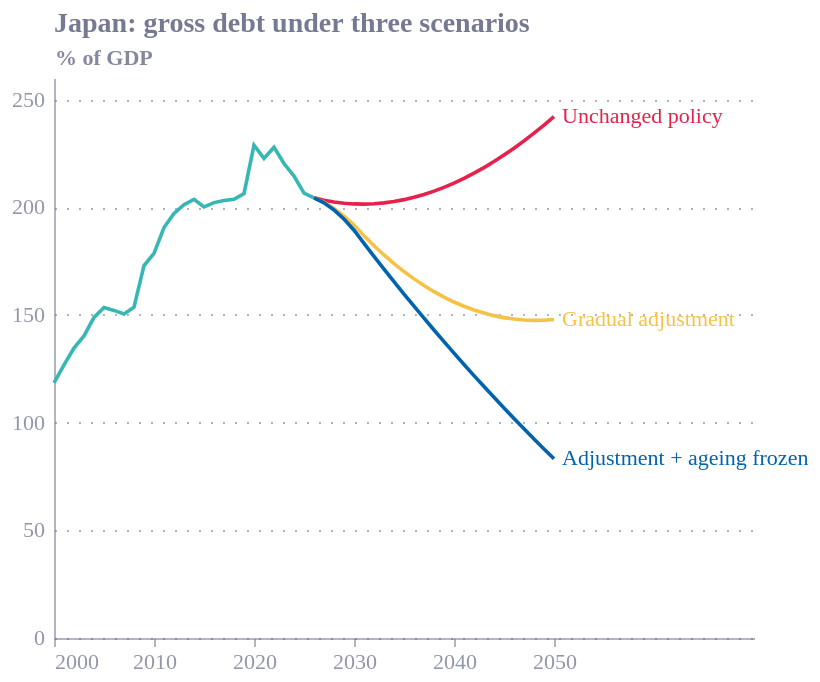

The specification (Vega-Lite) saved for this image:
### Vega-Lite specification from a JSON file in a GitHub repository (floating-point values rounded to 4 significant figures)
{"config": {"font": "Circular Std", "text": {"color": "#676A86", "align": "left", "baseline": "middle", "dx": 7, "dy": 0, "fontSize": 11}, "view": {"stroke": null, "continuousWidth": 400, "continuousHeight": 300, "discreteWidth": 400, "discreteHeight": 300}, "range": {"category": ["#36B7B4", "#E6224B", "#F4C245", "#0063AF", "#00A767", "#179FDB", "#EB5C2E"], "diverging": ["#E6224B", "#E54753", "#C9C9C9", "#179FDB", "#122B39"], "heatmap": ["#C9C9C9", "#179FDB", "#0063AF", "#122B39"], "ordinal": ["#00A767", "#36B7B4", "#179FDB", "#0063AF", "#243B5A"]}, "bar": {"color": "#179fdb"}, "line": {"color": "#e6224b"}, "rule": {"color": "#676A86"}, "area": {"opacity": 0.3}, "point": {"filled": true, "size": 80, "color": "#e6224b", "opacity": 0.95}, "geoshape": {"stroke": "white", "strokeWidth": 0.3}, "rect": {"fill": "#d6d4d4", "opacity": 0.3}, "axis": {"labelColor": "#676A86", "labelFontSize": 11, "labelFont": "Circular Std", "labelOpacity": 0.7, "tickColor": "#676A86", "tickOpacity": 0.5, "domainColor": "#676A86", "domainOpacity": 0.5, "gridColor": "#676A86", "gridDash": [2, 2], "gridOpacity": 0.5, "title": null, "titleColor": "#676A86", "titleOpacity": 0.8, "tickSize": 4}, "axisXDiscrete": {"grid": false, "labelAngle": 0, "tickCount": 10, "tickOpacity": 0.5, "title": null}, "axisYDiscrete": {"ticks": false, "labelPadding": 5}, "axisXTemporal": {"grid": false, "ticks": true}, "axisXQuantitative": {"grid": true}, "axisYQuantitative": {"gridColor": "#676A86", "gridDash": [1, 5], "gridOpacity": 0.5, "ticks": false, "labelPadding": 5, "tickCount": 8, "titleAngle": 0, "titleAlign": "left", "titleBaseline": "bottom", "titleX": 0, "titleY": -5}, "title": {"color": "#676A86E6", "subtitleColor": "#676A86", "font": "Circular Std", "subtitleFont": "Circular Std", "anchor": "start", "fontSize": 14, "subtitleFontSize": 12, "subtitlePadding": 4, "offset": 0, "frame": "group"}, "legend": {"titleColor": "#122b39", "title": null, "labelColor": "#122b39", "labelFontSize": 11}}, "layer": [{"data": {"name": "data-d21e017a2d4cf52fc02228a3f3468b98"}, "mark": {"type": "line", "strokeWidth": 1.8}, "encoding": {"color": {"field": "series", "legend": null, "sort": ["Outturn", "Unchanged policy", "Gradual adjustment", "Adjustment + ageing frozen"], "type": "nominal"}, "x": {"axis": {"format": "d", "grid": false, "values": [2000, 2010, 2020, 2030, 2040, 2050]}, "field": "year", "scale": {"domain": [2000, 2070], "zero": false}, "title": null, "type": "quantitative"}, "y": {"field": "v", "title": "% of GDP", "type": "quantitative"}}}, {"data": {"name": "data-8487d8d8be622c54530165bd9eed0ee2"}, "mark": {"type": "text", "align": "left", "dx": 4, "fontSize": 11}, "encoding": {"color": {"field": "series", "legend": null, "sort": ["Outturn", "Unchanged policy", "Gradual adjustment", "Adjustment + ageing frozen"], "type": "nominal"}, "text": {"field": "series", "type": "nominal"}, "x": {"field": "year", "scale": {"domain": [2000, 2070], "zero": false}, "type": "quantitative"}, "y": {"field": "ylab", "type": "quantitative"}}}], "height": 280, "title": "Japan: gross debt under three scenarios", "width": 350, "$schema": "https://vega.github.io/schema/vega-lite/v6.4.1.json", "datasets": {"data-d21e017a2d4cf52fc02228a3f3468b98": [{"year": 2000, "v": 118.5, "series": "Outturn"}, {"year": 2001, "v": 126.8, "series": "Outturn"}, {"year": 2002, "v": 134.6, "series": "Outturn"}, {"year": 2003, "v": 140.2, "series": "Outturn"}, {"year": 2004, "v": 148.8, "series": "Outturn"}, {"year": 2005, "v": 153.4, "series": "Outturn"}, {"year": 2006, "v": 152.1, "series": "Outturn"}, {"year": 2007, "v": 150.4, "series": "Outturn"}, {"year": 2008, "v": 153.6, "series": "Outturn"}, {"year": 2009, "v": 172.9, "series": "Outturn"}, {"year": 2010, "v": 178.6, "series": "Outturn"}, {"year": 2011, "v": 190.6, "series": "Outturn"}, {"year": 2012, "v": 197.1, "series": "Outturn"}, {"year": 2013, "v": 201.2, "series": "Outturn"}, {"year": 2014, "v": 203.6, "series": "Outturn"}, {"year": 2015, "v": 200.1, "series": "Outturn"}, {"year": 2016, "v": 202.1, "series": "Outturn"}, {"year": 2017, "v": 203.1, "series": "Outturn"}, {"year": 2018, "v": 203.7, "series": "Outturn"}, {"year": 2019, "v": 206.3, "series": "Outturn"}, {"year": 2020, "v": 228.8, "series": "Outturn"}, {"year": 2021, "v": 222.7, "series": "Outturn"}, {"year": 2022, "v": 227.8, "series": "Outturn"}, {"year": 2023, "v": 220.3, "series": "Outturn"}, {"year": 2024, "v": 214.5, "series": "Outturn"}, {"year": 2025, "v": 206.5, "series": "Outturn"}, {"year": 2026, "v": 204.4, "series": "Outturn"}, {"year": 2026, "v": 204.4, "series": "Unchanged policy"}, {"year": 2027, "v": 203.3, "series": "Unchanged policy"}, {"year": 2028, "v": 202.4, "series": "Unchanged policy"}, {"year": 2029, "v": 201.9, "series": "Unchanged policy"}, {"year": 2030, "v": 201.5, "series": "Unchanged policy"}, {"year": 2031, "v": 201.5, "series": "Unchanged policy"}, {"year": 2032, "v": 201.6, "series": "Unchanged policy"}, {"year": 2033, "v": 202.0, "series": "Unchanged policy"}, {"year": 2034, "v": 202.7, "series": "Unchanged policy"}, {"year": 2035, "v": 203.5, "series": "Unchanged policy"}, {"year": 2036, "v": 204.6, "series": "Unchanged policy"}, {"year": 2037, "v": 205.9, "series": "Unchanged policy"}, {"year": 2038, "v": 207.5, "series": "Unchanged policy"}, {"year": 2039, "v": 209.2, "series": "Unchanged policy"}, {"year": 2040, "v": 211.2, "series": "Unchanged policy"}, {"year": 2041, "v": 213.4, "series": "Unchanged policy"}, {"year": 2042, "v": 215.8, "series": "Unchanged policy"}, {"year": 2043, "v": 218.4, "series": "Unchanged policy"}, {"year": 2044, "v": 221.2, "series": "Unchanged policy"}, {"year": 2045, "v": 224.2, "series": "Unchanged policy"}, {"year": 2046, "v": 227.4, "series": "Unchanged policy"}, {"year": 2047, "v": 230.8, "series": "Unchanged policy"}, {"year": 2048, "v": 234.4, "series": "Unchanged policy"}, {"year": 2049, "v": 238.2, "series": "Unchanged policy"}, {"year": 2050, "v": 242.1, "series": "Unchanged policy"}, {"year": 2026, "v": 204.4, "series": "Gradual adjustment"}, {"year": 2027, "v": 202.3, "series": "Gradual adjustment"}, {"year": 2028, "v": 199.5, "series": "Gradual adjustment"}, {"year": 2029, "v": 195.9, "series": "Gradual adjustment"}, {"year": 2030, "v": 191.7, "series": "Gradual adjustment"}, {"year": 2031, "v": 186.8, "series": "Gradual adjustment"}, {"year": 2032, "v": 182.1, "series": "Gradual adjustment"}, {"year": 2033, "v": 177.8, "series": "Gradual adjustment"}, {"year": 2034, "v": 173.8, "series": "Gradual adjustment"}, {"year": 2035, "v": 170.1, "series": "Gradual adjustment"}, {"year": 2036, "v": 166.7, "series": "Gradual adjustment"}, {"year": 2037, "v": 163.6, "series": "Gradual adjustment"}, {"year": 2038, "v": 160.8, "series": "Gradual adjustment"}, {"year": 2039, "v": 158.3, "series": "Gradual adjustment"}, {"year": 2040, "v": 156.0, "series": "Gradual adjustment"}, {"year": 2041, "v": 154.0, "series": "Gradual adjustment"}, {"year": 2042, "v": 152.3, "series": "Gradual adjustment"}, {"year": 2043, "v": 150.9, "series": "Gradual adjustment"}, {"year": 2044, "v": 149.7, "series": "Gradual adjustment"}, {"year": 2045, "v": 148.7, "series": "Gradual adjustment"}, {"year": 2046, "v": 148.1, "series": "Gradual adjustment"}, {"year": 2047, "v": 147.7, "series": "Gradual adjustment"}, {"year": 2048, "v": 147.5, "series": "Gradual adjustment"}, {"year": 2049, "v": 147.6, "series": "Gradual adjustment"}, {"year": 2050, "v": 147.9, "series": "Gradual adjustment"}, {"year": 2026, "v": 204.4, "series": "Adjustment + ageing frozen"}, {"year": 2027, "v": 202.0, "series": "Adjustment + ageing frozen"}, {"year": 2028, "v": 198.7, "series": "Adjustment + ageing frozen"}, {"year": 2029, "v": 194.5, "series": "Adjustment + ageing frozen"}, {"year": 2030, "v": 189.3, "series": "Adjustment + ageing frozen"}, {"year": 2031, "v": 183.2, "series": "Adjustment + ageing frozen"}, {"year": 2032, "v": 177.2, "series": "Adjustment + ageing frozen"}, {"year": 2033, "v": 171.3, "series": "Adjustment + ageing frozen"}, {"year": 2034, "v": 165.4, "series": "Adjustment + ageing frozen"}, {"year": 2035, "v": 159.7, "series": "Adjustment + ageing frozen"}, {"year": 2036, "v": 154.0, "series": "Adjustment + ageing frozen"}, {"year": 2037, "v": 148.5, "series": "Adjustment + ageing frozen"}, {"year": 2038, "v": 143.0, "series": "Adjustment + ageing frozen"}, {"year": 2039, "v": 137.6, "series": "Adjustment + ageing frozen"}, {"year": 2040, "v": 132.3, "series": "Adjustment + ageing frozen"}, {"year": 2041, "v": 127.0, "series": "Adjustment + ageing frozen"}, {"year": 2042, "v": 121.8, "series": "Adjustment + ageing frozen"}, {"year": 2043, "v": 116.7, "series": "Adjustment + ageing frozen"}, {"year": 2044, "v": 111.7, "series": "Adjustment + ageing frozen"}, {"year": 2045, "v": 106.8, "series": "Adjustment + ageing frozen"}, {"year": 2046, "v": 101.9, "series": "Adjustment + ageing frozen"}, {"year": 2047, "v": 97.14, "series": "Adjustment + ageing frozen"}, {"year": 2048, "v": 92.42, "series": "Adjustment + ageing frozen"}, {"year": 2049, "v": 87.77, "series": "Adjustment + ageing frozen"}, {"year": 2050, "v": 83.2, "series": "Adjustment + ageing frozen"}], "data-8487d8d8be622c54530165bd9eed0ee2": [{"year": 2050, "v": 83.2, "series": "Adjustment + ageing frozen", "ylab": 83.2}, {"year": 2050, "v": 147.9, "series": "Gradual adjustment", "ylab": 147.9}, {"year": 2050, "v": 242.1, "series": "Unchanged policy", "ylab": 242.1}]}}
